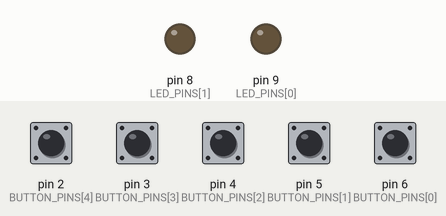
Bench run of a sketch on a simulated Arduino Uno, built with avr-gcc and run on an emulated ATmega328P. On the bench: output pins drawn as LEDs (lit = HIGH). The inputs (shaded band) are chosen by the test bench; at power-on: pin 2 (BUTTON_PINS[4]), pin 3 (BUTTON_PINS[3]), pin 4 (BUTTON_PINS[2]), pin 5 (BUTTON_PINS[1]), pin 6 (BUTTON_PINS[0]) HIGH. What the sketch prints to the serial monitor is not drawn.

Above: at 1.2 s.
1.3 s: pin 2 (BUTTON_PINS[4]) pulled LOW for 0.15 s
2.9 s: pin 6 (BUTTON_PINS[0]) pulled LOW for 0.15 s
Timing chart, 0 to 5.9 s (numbered marks = the images above; inputs shaded):
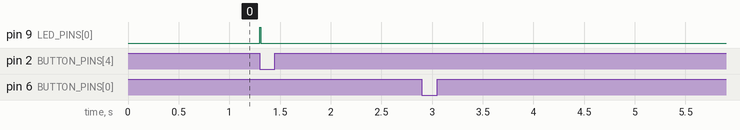

Measured:
- after the input at 1.3 s, pin 9 (LED_PINS[0]): LOW → HIGH at once, → LOW 0.01 s later
- after the input at 2.9 s, every drawn part: stays the same

The sketch:

arduino-code.ino
```cpp
#define DEBUG

// How many buttons we use. Currently 5: Red, Blue, Green, Yellow and White
const byte NUM_OF_BUTTONS = 5;
// What pins the buttons go to on arduino.
const byte BUTTON_PINS[NUM_OF_BUTTONS] = {6, 5, 4, 3, 2};
// Length of correct code. Currently 5 as only 5 lights on wall.
const byte CODE_LENGTH = 5;
// SET CORRECT COLOUR ORDER HERE.
const byte CORRECT_CODE[CODE_LENGTH] = {0, 1, 2, 3, 4};
// What pins the LEDs go to on arduino.
const byte LED_PINS[CODE_LENGTH] = {9, 8};


// Using internal pull-up resistors on buttons therefore when they are not being pressed they should read HIGH.
bool lastButtonState[] = {HIGH, HIGH, HIGH, HIGH};
// What position the code is actually on.
int codePosition = 0;

// Debouncing work around. Increase delay if still bouncing.
unsigned long lastDebounceTime = 0;
unsigned long debounceDelay = 50;


void setup() {

  // Initialise all buttons connected to pins as pull ups (pulls button pin signal to high rather than floating and causing problems).
  for(int i = 0; i < NUM_OF_BUTTONS; i++){
    pinMode(BUTTON_PINS[i], INPUT_PULLUP);
  }

  // Initialise LEDs as outputs.
  for(int i = 0; i < CODE_LENGTH; i++){
    pinMode(LED_PINS[i], OUTPUT);
  }

  #ifdef DEBUG
    Serial.begin(9600);
    Serial.println(F("Debug begin."));
  #endif
}


void loop() {

  // Check that we've waited at least "debounceDelay" since last input
  if ( (millis() - lastDebounceTime) > debounceDelay) {

    // Read all buttons.
    for(int i = 0; i < NUM_OF_BUTTONS; i++){
      int buttonState = digitalRead(BUTTON_PINS[i]);

      // Debouncing.
      if(buttonState != lastButtonState[i]) {
        lastDebounceTime = millis();
      }

      if(buttonState == LOW && lastButtonState[i] == HIGH) {

        // Checking current button against correct code.
        if(CORRECT_CODE[codePosition] == i) {
          codePosition++;

          #ifdef DEBUG
            Serial.print(F("Correct input! Onto step #"));
            Serial.println(codePosition);
          #endif
        }
        // Incorrect so resets code and turns flashes red LED.
        else {
          codePosition = 0;
          digitalWrite(LED_PINS[0], HIGH);
          delay(10);
          digitalWrite(LED_PINS[0], LOW);
          Serial.println(F("Incorrect"));
        }
      }

      // Debouncing
      lastButtonState[i] = buttonState;
    }
  }

  // Check if colour order entered is correct then calls reward function.
  if(codePosition == CODE_LENGTH){
    reward();
  }

}

// Function for when colour order entered correctly.
void reward(){

  #ifdef DEBUG
    Serial.println(F("Puzzle Solved!"));
  #endif

  // Turn on Green LED
  digitalWrite(LED_PINS[1], HIGH);
}
```
